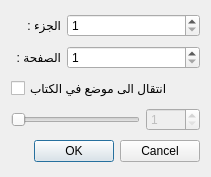
<?xml version="1.0" encoding="UTF-8"?>
<ui version="4.0">
 <class>dialoggoto</class>
 <widget class="QDialog" name="dialoggoto">
  <property name="geometry">
   <rect>
    <x>0</x>
    <y>0</y>
    <width>211</width>
    <height>177</height>
   </rect>
  </property>
  <property name="windowTitle">
   <string>انتقال الى صفحة معينة</string>
  </property>
  <layout class="QVBoxLayout" name="verticalLayout">
   <item>
    <layout class="QHBoxLayout" name="horizontalLayout">
     <item>
      <widget class="QLabel" name="label">
       <property name="maximumSize">
        <size>
         <width>50</width>
         <height>16777215</height>
        </size>
       </property>
       <property name="text">
        <string>الجزء :</string>
       </property>
      </widget>
     </item>
     <item>
      <widget class="QSpinBox" name="spinBoxPart">
       <property name="minimum">
        <number>1</number>
       </property>
       <property name="maximum">
        <number>5000</number>
       </property>
      </widget>
     </item>
    </layout>
   </item>
   <item>
    <layout class="QHBoxLayout" name="horizontalLayout_2">
     <item>
      <widget class="QLabel" name="label_2">
       <property name="maximumSize">
        <size>
         <width>50</width>
         <height>16777215</height>
        </size>
       </property>
       <property name="text">
        <string>الصفحة :</string>
       </property>
      </widget>
     </item>
     <item>
      <widget class="QSpinBox" name="spinBoxPage">
       <property name="minimum">
        <number>1</number>
       </property>
       <property name="maximum">
        <number>100000</number>
       </property>
      </widget>
     </item>
    </layout>
   </item>
   <item>
    <widget class="QCheckBox" name="checkBoxValue">
     <property name="text">
      <string>انتقال الى موضع في الكتاب</string>
     </property>
    </widget>
   </item>
   <item>
    <layout class="QHBoxLayout" name="horizontalLayout_3">
     <item>
      <widget class="QSlider" name="horizontalSlider">
       <property name="enabled">
        <bool>false</bool>
       </property>
       <property name="orientation">
        <enum>Qt::Horizontal</enum>
       </property>
      </widget>
     </item>
     <item>
      <widget class="QSpinBox" name="spinBoxValue">
       <property name="enabled">
        <bool>false</bool>
       </property>
       <property name="minimum">
        <number>1</number>
       </property>
       <property name="maximum">
        <number>5000</number>
       </property>
      </widget>
     </item>
    </layout>
   </item>
   <item>
    <widget class="QDialogButtonBox" name="buttonBox">
     <property name="layoutDirection">
      <enum>Qt::LeftToRight</enum>
     </property>
     <property name="orientation">
      <enum>Qt::Horizontal</enum>
     </property>
     <property name="standardButtons">
      <set>QDialogButtonBox::Cancel|QDialogButtonBox::Ok</set>
     </property>
    </widget>
   </item>
  </layout>
 </widget>
 <resources/>
 <connections>
  <connection>
   <sender>buttonBox</sender>
   <signal>rejected()</signal>
   <receiver>dialoggoto</receiver>
   <slot>reject()</slot>
   <hints>
    <hint type="sourcelabel">
     <x>201</x>
     <y>138</y>
    </hint>
    <hint type="destinationlabel">
     <x>210</x>
     <y>124</y>
    </hint>
   </hints>
  </connection>
  <connection>
   <sender>horizontalSlider</sender>
   <signal>valueChanged(int)</signal>
   <receiver>spinBoxValue</receiver>
   <slot>setValue(int)</slot>
   <hints>
    <hint type="sourcelabel">
     <x>118</x>
     <y>102</y>
    </hint>
    <hint type="destinationlabel">
     <x>43</x>
     <y>103</y>
    </hint>
   </hints>
  </connection>
  <connection>
   <sender>spinBoxValue</sender>
   <signal>valueChanged(int)</signal>
   <receiver>horizontalSlider</receiver>
   <slot>setValue(int)</slot>
   <hints>
    <hint type="sourcelabel">
     <x>37</x>
     <y>93</y>
    </hint>
    <hint type="destinationlabel">
     <x>81</x>
     <y>96</y>
    </hint>
   </hints>
  </connection>
  <connection>
   <sender>checkBoxValue</sender>
   <signal>toggled(bool)</signal>
   <receiver>horizontalSlider</receiver>
   <slot>setEnabled(bool)</slot>
   <hints>
    <hint type="sourcelabel">
     <x>179</x>
     <y>76</y>
    </hint>
    <hint type="destinationlabel">
     <x>177</x>
     <y>103</y>
    </hint>
   </hints>
  </connection>
  <connection>
   <sender>checkBoxValue</sender>
   <signal>toggled(bool)</signal>
   <receiver>spinBoxValue</receiver>
   <slot>setEnabled(bool)</slot>
   <hints>
    <hint type="sourcelabel">
     <x>30</x>
     <y>79</y>
    </hint>
    <hint type="destinationlabel">
     <x>27</x>
     <y>106</y>
    </hint>
   </hints>
  </connection>
  <connection>
   <sender>checkBoxValue</sender>
   <signal>toggled(bool)</signal>
   <receiver>spinBoxPage</receiver>
   <slot>setDisabled(bool)</slot>
   <hints>
    <hint type="sourcelabel">
     <x>107</x>
     <y>72</y>
    </hint>
    <hint type="destinationlabel">
     <x>107</x>
     <y>52</y>
    </hint>
   </hints>
  </connection>
  <connection>
   <sender>checkBoxValue</sender>
   <signal>toggled(bool)</signal>
   <receiver>spinBoxPart</receiver>
   <slot>setDisabled(bool)</slot>
   <hints>
    <hint type="sourcelabel">
     <x>62</x>
     <y>65</y>
    </hint>
    <hint type="destinationlabel">
     <x>62</x>
     <y>27</y>
    </hint>
   </hints>
  </connection>
 </connections>
</ui>
